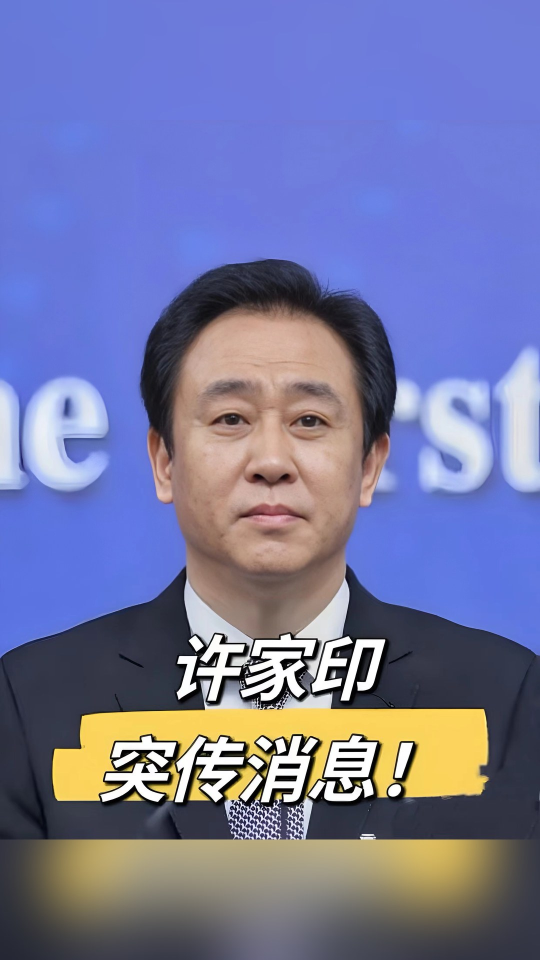
#> input picture project/dy-chat-img/贴图热点/20260821-许家印无期-fixed/003.jpg, 1080 x 1920 px (shown at 1/2 size)
$ python -i fix_tietu_ratio.py   (imports and definitions only)
#> lines starting #> are read from the running program, lines starting #| are printed output that depends on the picture
#> further down, picture is the input picture: PIL image 1080x1920 RGB; mean R, G, B 116.9, 119.9, 161.2
#!/usr/bin/env python3
# -*- coding: utf-8 -*-
# 贴图正文图统一转 9:16(1080x1920)：横图/扁图/短竖图 用「模糊填充」法补成满屏竖图，不拉伸不变形
# 用法: python3 fix_tietu_ratio.py <来源目录> <输出目录>
import os, sys
from PIL import Image, ImageFilter

SRC = sys.argv[1]
OUT = sys.argv[2]
W, H = 1080, 1920  # 微信贴图全屏竖图(与 003.jpg 一致)

# [1 line not run here, left out]

def blur_fill(img):
    """原图等比缩放到不超出画布居中，背景=原图模糊放大，铺满9:16"""
    img = img.convert("RGB")
    # 背景：整图缩放铺满画布再高斯模糊
    bg = img.resize((W, H), Image.LANCZOS)
    bg = bg.filter(ImageFilter.GaussianBlur(60))
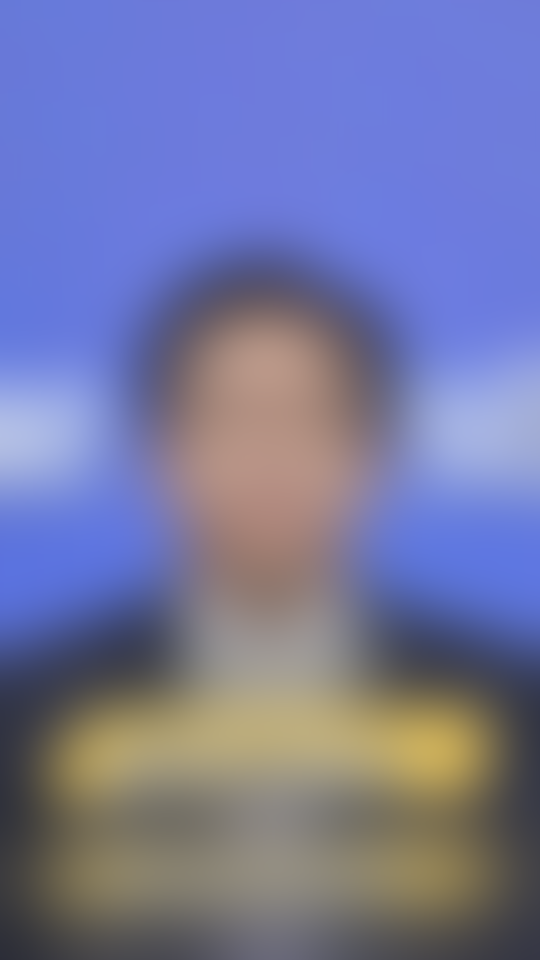
#> bg: PIL image 1080x1920 RGB (shown at 1/2 size); mean R, G, B 116.7, 119.7, 161.1
    # 前景：按高度缩放(高度不足则按宽度)，等比居中
    fw, fh = img.size
#> fw = 1080; fh = 1920
    scale = min(H / fh, W / fw)
#> scale = 1
    fh, fw = int(fh * scale), int(fw * scale)
    fg = img.resize((fw, fh), Image.LANCZOS)
    bg.paste(fg, ((W - fw) // 2, (H - fh) // 2))
    return bg

# [12 lines not run here, left out]

>>> from PIL import Image
>>> picture = Image.open('贴图热点/20260821-许家印无期-fixed/003.jpg')
>>> result = blur_fill(picture)

$ run again, on project/dy-chat-img/贴图热点/20260821-许家印无期-fixed/004.jpg
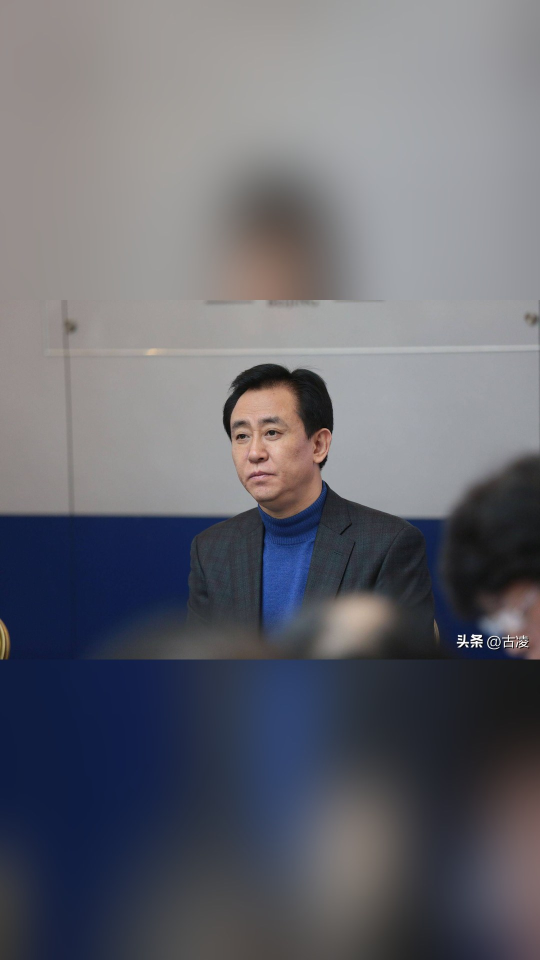
#> input picture project/dy-chat-img/贴图热点/20260821-许家印无期-fixed/004.jpg, 1080 x 1920 px (shown at 1/2 size)
#> picture is the input picture: PIL image 1080x1920 RGB; mean R, G, B 103.3, 104, 112
#> in blur_fill, `bg = bg.filter(ImageFilter.GaussianBlur(60))`:
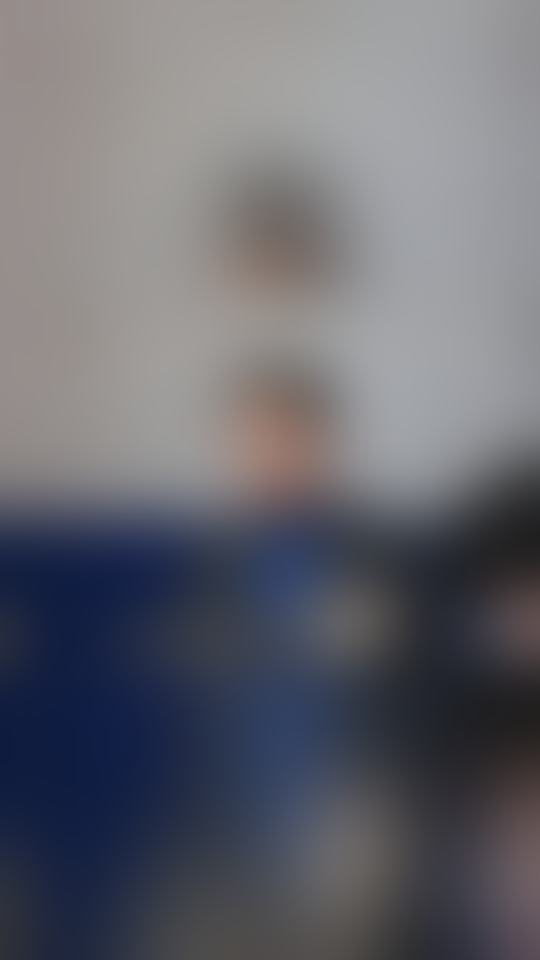
#> bg: PIL image 1080x1920 RGB (shown at 1/2 size); mean R, G, B 103.3, 103.9, 111.8

$ run again, on project/dy-chat-img/贴图热点/20260821-许家印无期-fixed/006.jpg
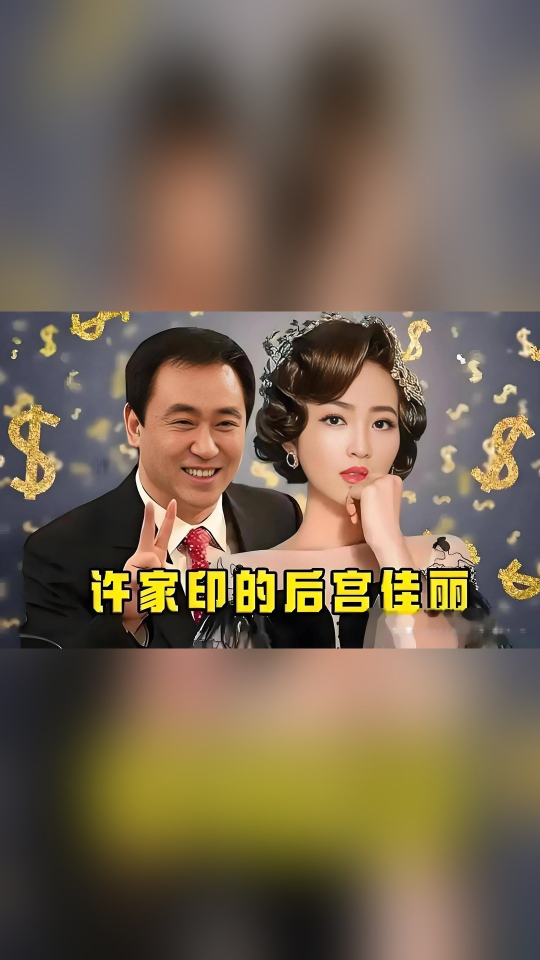
#> input picture project/dy-chat-img/贴图热点/20260821-许家印无期-fixed/006.jpg, 1080 x 1920 px (shown at 1/2 size)
#> picture is the input picture: PIL image 1080x1920 RGB; mean R, G, B 116.7, 101.1, 81.3
#> in blur_fill, `bg = bg.filter(ImageFilter.GaussianBlur(60))`:
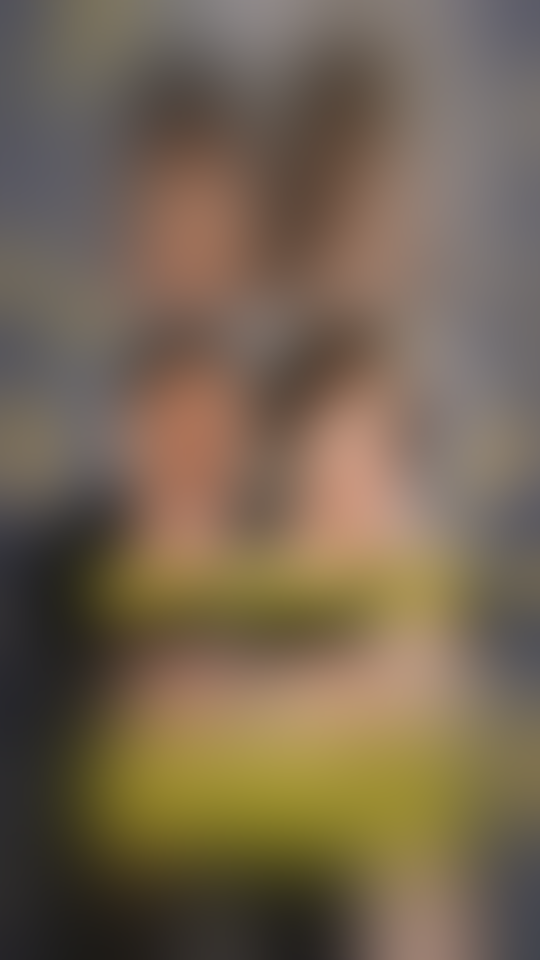
#> bg: PIL image 1080x1920 RGB (shown at 1/2 size); mean R, G, B 116.6, 101, 81.4
